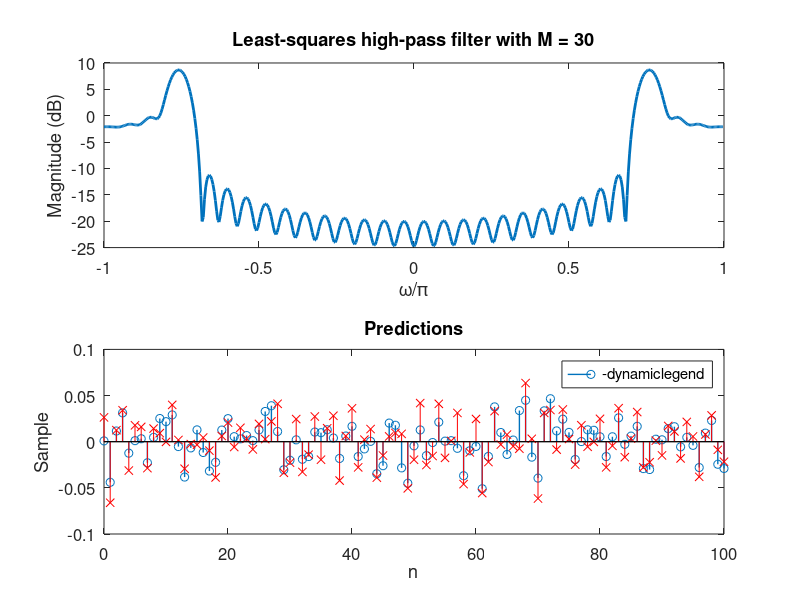

The MATLAB source for this figure:
%% Predicting bandlimited singals
clear, clc, close all

% Believe it or not this generates a real, zero-mean, and approximately 
% band-limited Gaussian noise. The maximum frequency of the PSD of x is pi/2.
N = 1000;
fc = 0.7;
X = randn(1, fc*N) + 1j*rand(1, fc*N);
x = ifft(ifftshift([zeros(1, round((1-fc)*N)) conj(X(end:-1:1)) 0 X zeros(1, round((1-fc)*N-1))]));

%% Design high-pass filter using LS
N = 512;                % number of samples in the frequency domain
L = 31;                 % Filter length (number of coefficients
M = L - 1;              % Filter order 
dw = 2*pi/N;
w = (-pi:dw:pi-dw).'; % frequency vector omega (N x 1)

% Desired frequency response
d = zeros(size(w));     
d(abs(w) >= fc*pi) = 1; % highpass filter

% Weight function. 
% Transition band
Deltaw = 0.1*pi; % transition band
wv  = ones(size(w));
wv(w > fc*pi & w < fc*pi+Deltaw) = 0; % transition band (don't care)
wv(w < -fc*pi & w >= -fc*pi-Deltaw) = 0; % transition band (don't care)
W = diag(wv);

% Calculate matrix Q
% This assumes even symmetry
Q = zeros(N, M+1); % initialized
n = 0:M; % time vector
for i = 1:N % for every frequency wi
    Q(i, :) = exp(-1j*w(i)*n);
end

%% Least-squares algorithm
hls = real(pinv(W*Q)*(W*d)); % hls will not necessarily be symmetric, hence this FIR system is not necessarily linear phase

Hls = freqz(hls, 1, w);

xpred = zeros(1, length(x));
for n = M+1:length(x)
    xpred(n) = -1/hls(1)*sum(hls(2:end).'.*x(n-1:-1:n-M));
end

figure, 
subplot(211), box on, hold on
plot(w/pi, 20*log10(abs(Hls)), 'LineWidth', 2)
xlabel('\omega/\pi', 'FontSize', 12)
ylabel('Magnitude (dB)', 'FontSize', 12)
set(gca, 'FontSize', 12)
title(sprintf('Least-squares high-pass filter with M = %d', M))

subplot(212), box on, hold on
stem(0:100, x(end-1000:end-900), 'LineWidth', 1, 'DisplayName', 'noise')
stem(0:100, xpred(end-1000:end-900), 'xr', 'MarkerSize', 6, 'DisplayName', 'prediction')
xlabel('n', 'FontSize', 12)
ylabel('Sample', 'FontSize', 12)
set(gca, 'FontSize', 12)
legend('-dynamiclegend')
title('Predictions')
